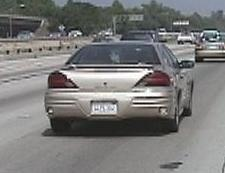
#> input picture 5/code/data/data_bow/cars-training-pos/image_0006.png, 225 x 173 px; its folder holds 4 pictures in this run
$ python bow_main.py   (older library calls are emulated)
#> lines starting #> are read from the running program, lines starting #| are printed output that depends on the picture
import numpy as np
import cv2
import glob
import os
from sklearn.cluster import KMeans
from tqdm import tqdm


# [25 lines left out: function findnn, not called in this run]


def grid_points(img, nPointsX, nPointsY, border):
    """
    :param img: input gray img, numpy array, [h, w]
    :param nPointsX: number of grids in x dimension
    :param nPointsY: number of grids in y dimension
    :param border: leave border pixels in each image dimension
    :return: vPoints: 2D grid point coordinates, numpy array, [nPointsX*nPointsY, 2]
    """

    # initialize output
    vPoints = np.zeros((nPointsX * nPointsY, 2))  # numpy array, [nPointsX*nPointsY, 2]

    # TODO
    # compute the grid
    h, w = img.shape
    x = np.linspace(border, h - border - 1, nPointsX)
    y = np.linspace(border, w - border - 1, nPointsY)
    xv, yv = np.meshgrid(x, y)

    # flatten the grid
    for i, j in np.ndindex(xv.shape):
        vPoints[i * nPointsY + j] = np.array([xv[i, j], yv[i, j]])

    return vPoints

def descriptors_hog(img, vPoints, cellWidth, cellHeight):
    nBins = 8
    w = cellWidth
    h = cellHeight

    grad_x = cv2.Sobel(img, cv2.CV_16S, dx=1, dy=0, ksize=1)
    grad_y = cv2.Sobel(img, cv2.CV_16S, dx=0, dy=1, ksize=1)

    descriptors = []  # list of descriptors for the current image, each entry is one 128-d vector for a grid point
    for i in range(len(vPoints)):
        # TODO
        # initialize descriptor for the grid point
        descriptor = []

        # compute the upper right corners of the cells around the grid point
        x = np.linspace(vPoints[i][0] - w * 2, vPoints[i][0] + w * 1, 4)
        y = np.linspace(vPoints[i][1] - h * 2, vPoints[i][1] + h * 1, 4)
        xv, yv = np.meshgrid(x, y)

        # for each cell, compute the dscriptor
        for i, j in np.ndindex(xv.shape):
            pixel_grad_x = []
            pixel_grad_y = []
            # for each pixel in the cell, get the x gradient and y gradient
            for offset_x in range(4):
                for offset_y in range(4):
                    p_x = int(xv[i, j] + offset_x)
                    p_y = int(yv[i, j] + offset_y)
                    pixel_grad_x.append(grad_x[p_x, p_y])
                    pixel_grad_y.append(grad_y[p_x, p_y])

            # compute the directions of the gradients
            directions = np.arctan2(pixel_grad_y, pixel_grad_x)

            # aggregate the directions of the gradients of the pixels
            # to obtain the histogram descriptor of the grid point
            hist = np.histogram(directions, bins=nBins)
            descriptor.append(hist[0])

        # concatenate descriptors of all cells
        descriptors.append(np.concatenate((descriptor)))

    descriptors = np.asarray(descriptors) # [nPointsX*nPointsY, 128], descriptor for the current image (100 grid points)

    return descriptors


def create_codebook(nameDirPos, nameDirNeg, k, numiter):
    """
    :param nameDirPos: dir to positive training images
    :param nameDirNeg: dir to negative training images
    :param k: number of kmeans cluster centers
    :param numiter: maximum iteration numbers for kmeans clustering
    :return: vCenters: center of kmeans clusters, numpy array, [k, 128]
    """
#> called with nameDirPos = 'data/data_bow/cars-training-pos', nameDirNeg = 'data/data_bow/cars-training-neg', k = 7, numiter = 14
    vImgNames = sorted(glob.glob(os.path.join(nameDirPos, '*.png')))
    vImgNames = vImgNames + sorted(glob.glob(os.path.join(nameDirNeg, '*.png')))

    nImgs = len(vImgNames)

    cellWidth = 4
    cellHeight = 4
    nPointsX = 10
    nPointsY = 10
    border = 8

    vFeatures = []  # list for all features of all images (each feature: 128-d, 16 histograms containing 8 bins)
    # extract features for all image
    for i in tqdm(range(nImgs)):
        # print('processing image {} ...'.format(i+1))
        img = cv2.imread(vImgNames[i])  # [172, 208, 3]
#> img is the input picture: shape (173, 225, 3); mean B, G, R 121.4, 122.2, 122.4
        img = cv2.cvtColor(img, cv2.COLOR_BGR2GRAY)  # [h, w]
#> img: shape (173, 225)

        # TODO
        # Collect local feature points for each image, and compute a descriptor for each local feature point
        vPoints = grid_points(img, nPointsX, nPointsY, border)
#> vPoints = 100 pairs, first value 8 to 164, second value 8 to 216
        img_features = descriptors_hog(img, vPoints, cellWidth, cellHeight)
#> in descriptors_hog, `grad_x = cv2.Sobel(img, cv2.CV_16S, dx=1, dy=0, ksize=1)`:
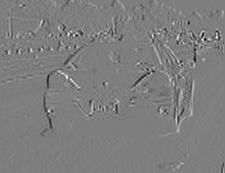
#> grad_x: shape (173, 225) int16; min -204, max 208, mean 0.1; drawn with min black and max white
#> in descriptors_hog, `grad_y = cv2.Sobel(img, cv2.CV_16S, dx=0, dy=1, ksize=1)`:
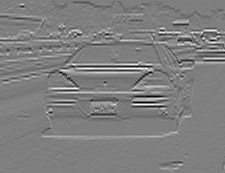
#> grad_y: shape (173, 225) int16; min -245, max 245, mean 0.2; drawn with min black and max white
#> the loop in descriptors_hog, `for i in range(len(vPoints)):` made 100 passes
#> (x, y) on passes 2 to 12: ([17.33, 21.33, 25.33, 29.33], [0, 4, 8, 12]), ([34.67, 38.67, 42.67, 46.67], [0, 4, 8, 12]), ([52, 56, 60, 64], [0, 4, 8, 12]), ([69.33, 73.33, 77.33, 81.33], [0, 4, 8, 12]), ([86.67, 90.67, 94.67, 98.67], [0, 4, 8, 12]), ([104, 108, 112, 116], [0, 4, 8, 12]), ([121.3, 125.3, 129.3, 133.3], [0, 4, 8, 12]), ([138.7, 142.7, 146.7, 150.7], [0, 4, 8, 12]), ([156, 160, 164, 168], [0, 4, 8, 12]), ([0, 4, 8, 12], [23.11, 27.11, 31.11, 35.11]), ([17.33, 21.33, 25.33, 29.33], [23.11, 27.11, 31.11, 35.11])
#> y on passes 1, 35: [0, 4, 8, 12], [69.33, 73.33, 77.33, 81.33]
#> after the loop in descriptors_hog, `for i in range(len(vPoints)):`: descriptors = 100 items
        vFeatures.append(img_features)
#> pass 2 of the loop in create_codebook, `for i in tqdm(range(nImgs)):`:
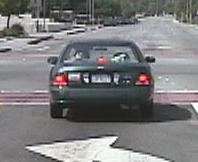
#> input picture 5/code/data/data_bow/cars-training-pos/image_0010.png, 198 x 162 px
#> in create_codebook, img is the input picture: shape (162, 198, 3); mean B, G, R 124.6, 123.2, 123.2
#> img: shape (162, 198)
#> the loop in grid_points (call 2), `for i, j in np.ndindex(xv.shape):` made 100 passes
#> (i, j) on passes 2 to 9: (0, 1), (0, 2), (0, 3), (0, 4), (0, 5), (0, 6), (0, 7), (0, 8)
#> in create_codebook, `vPoints = grid_points(img, nPointsX, nPointsY, border)`: vPoints = 100 pairs, first value 8 to 153, second value 8 to 189
#> grad_x: shape (162, 198) int16
#> in descriptors_hog (call 2), `grad_y = cv2.Sobel(img, cv2.CV_16S, dx=0, dy=1, ksize=1)`:
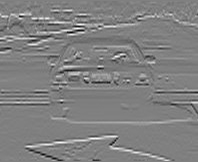
#> grad_y: shape (162, 198) int16; min -243, max 240, mean 1.1; drawn with min black and max white
#> the loop in descriptors_hog (call 2), `for i in range(len(vPoints)):` made 100 passes
#> (x, y) on passes 2 to 9: ([16.11, 20.11, 24.11, 28.11], [0, 4, 8, 12]), ([32.22, 36.22, 40.22, 44.22], [0, 4, 8, 12]), ([48.33, 52.33, 56.33, 60.33], [0, 4, 8, 12]), ([64.44, 68.44, 72.44, 76.44], [0, 4, 8, 12]), ([80.56, 84.56, 88.56, 92.56], [0, 4, 8, 12]), ([96.67, 100.7, 104.7, 108.7], [0, 4, 8, 12]), ([112.8, 116.8, 120.8, 124.8], [0, 4, 8, 12]), ([128.9, 132.9, 136.9, 140.9], [0, 4, 8, 12])
#> pass 3 of the loop in create_codebook, `for i in tqdm(range(nImgs)):`:
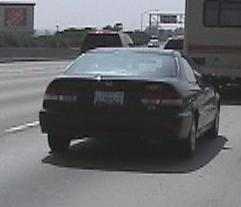
#> input picture 5/code/data/data_bow/cars-training-pos/image_0038.png, 241 x 207 px
#> in create_codebook, img is the input picture: shape (207, 241, 3); mean B, G, R 106.4, 103.7, 102.2
#> img: shape (207, 241)
#> in create_codebook, `vPoints = grid_points(img, nPointsX, nPointsY, border)`: vPoints = 100 pairs, first value 8 to 198, second value 8 to 232
#> grad_x: shape (207, 241) int16
#> in descriptors_hog (call 3), `grad_y = cv2.Sobel(img, cv2.CV_16S, dx=0, dy=1, ksize=1)`:
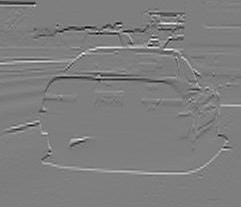
#> grad_y: shape (207, 241) int16; min -232, max 235, mean -0.2; drawn with min black and max white
#> the loop in descriptors_hog (call 3), `for i in range(len(vPoints)):` made 100 passes
#> (x, y) on passes 2 to 9: ([21.11, 25.11, 29.11, 33.11], [0, 4, 8, 12]), ([42.22, 46.22, 50.22, 54.22], [0, 4, 8, 12]), ([63.33, 67.33, 71.33, 75.33], [0, 4, 8, 12]), ([84.44, 88.44, 92.44, 96.44], [0, 4, 8, 12]), ([105.6, 109.6, 113.6, 117.6], [0, 4, 8, 12]), ([126.7, 130.7, 134.7, 138.7], [0, 4, 8, 12]), ([147.8, 151.8, 155.8, 159.8], [0, 4, 8, 12]), ([168.9, 172.9, 176.9, 180.9], [0, 4, 8, 12])
#> the loop made 4 passes; the first 3 are shown

    vFeatures = np.asarray(vFeatures)  # [n_imgs, n_vPoints, 128]
    vFeatures = vFeatures.reshape(-1, vFeatures.shape[-1])  # [n_imgs*n_vPoints, 128]
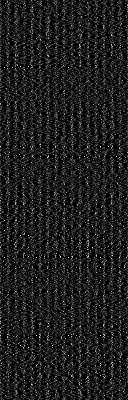
#> vFeatures: shape (400, 128) int64; min 0, max 16, mean 2; drawn with min black and max white
    print('number of extracted features: ', len(vFeatures))


    # Cluster the features using K-Means
    print('clustering ...')
    # print(numiter)
    kmeans_res = KMeans(n_clusters=k, max_iter=numiter).fit(vFeatures)
    vCenters = kmeans_res.cluster_centers_  # [k, 128]

    return vCenters


def bow_histogram(vFeatures, vCenters):
    """
    :param vFeatures: MxD matrix containing M feature vectors of dim. D
    :param vCenters: NxD matrix containing N cluster centers of dim. D
    :return: histo: N-dim. numpy vector containing the resulting BoW activation histogram.
    """
    M = vFeatures.shape[0]
    N = vCenters.shape[0]

    histo = np.zeros(vCenters.shape[0])

    # TODO
    for i in range(M):
        # feature to be assigned
        f = vFeatures[i]
        # index of the nearest center
        idx = 0
        # distance to the nearest center
        min_dist = np.Inf

        for j in range(N):
            # center to be compared
            c = vCenters[j]
            # compute and update idx and min_dist
            dist = np.linalg.norm(f - c)
            if dist < min_dist:
                min_dist = dist
                idx = j

        histo[idx] += 1

    return histo


def create_bow_histograms(nameDir, vCenters):
    """
    :param nameDir: dir of input images
    :param vCenters: kmeans cluster centers, [k, 128] (k is the number of cluster centers)
    :return: vBoW: matrix, [n_imgs, k]
    """
#> called with nameDir = 'data/data_bow/cars-training-pos', vCenters = array of shape (7, 128)
    vImgNames = sorted(glob.glob(os.path.join(nameDir, '*.png')))
    nImgs = len(vImgNames)

    cellWidth = 4
    cellHeight = 4
    nPointsX = 10
    nPointsY = 10
    border = 8

    # Extract features for all images in the given directory
    vBoW = []
    for i in tqdm(range(nImgs)):
        # print('processing image {} ...'.format(i + 1))
        img = cv2.imread(vImgNames[i])  # [172, 208, 3]
        img = cv2.cvtColor(img, cv2.COLOR_BGR2GRAY)  # [h, w]

        # TODO
        vPoints = grid_points(img, nPointsX, nPointsY, border)
        vFeatures = descriptors_hog(img, vPoints, cellWidth, cellHeight)
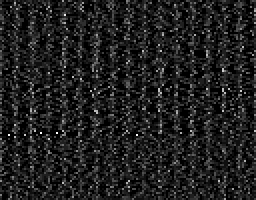
#> vFeatures: shape (100, 128) int64 (shown 2 times larger); min 0, max 16, mean 2; drawn with min black and max white
        bow_hist = bow_histogram(vFeatures, vCenters)
        vBoW.append(bow_hist)
#> pass 2 of the loop in create_bow_histograms, `for i in tqdm(range(nImgs)):`:
#> in create_bow_histograms, `vFeatures = descriptors_hog(img, vPoints, cellWidth, cellHeight)`:
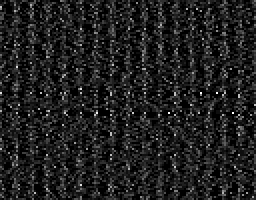
#> vFeatures: shape (100, 128) int64 (shown 2 times larger); min 0, max 16, mean 2; drawn with min black and max white
#> pass 3 of the loop in create_bow_histograms, `for i in tqdm(range(nImgs)):`:
#> in create_bow_histograms, `vFeatures = descriptors_hog(img, vPoints, cellWidth, cellHeight)`:
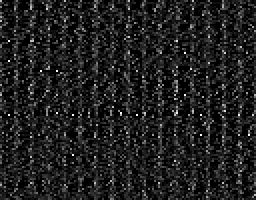
#> vFeatures: shape (100, 128) int64 (shown 2 times larger); min 0, max 16, mean 2; drawn with min black and max white
#> the loop made 4 passes; the first 3 are shown

    vBoW = np.asarray(vBoW)  # [n_imgs, k]
    return vBoW


# [34 lines left out: function bow_recognition_nearest, not called in this run]


if __name__ == '__main__':
    nameDirPos_train = 'data/data_bow/cars-training-pos'
    nameDirNeg_train = 'data/data_bow/cars-training-neg'
    nameDirPos_test = 'data/data_bow/cars-testing-pos'
    nameDirNeg_test = 'data/data_bow/cars-testing-neg'


    k = 7  # TODO
    numiter = 14  # TODO

    print('creating codebook ...')
    vCenters = create_codebook(nameDirPos_train, nameDirNeg_train, k, numiter)

    print('creating bow histograms (pos) ...')
    vBoWPos = create_bow_histograms(nameDirPos_train, vCenters)
    print('creating bow histograms (neg) ...')
    vBoWNeg = create_bow_histograms(nameDirNeg_train, vCenters)

    # test pos samples
    print('creating bow histograms for test set (pos) ...')
    vBoWPos_test = create_bow_histograms(nameDirPos_test, vCenters)  # [n_imgs, k]
    result_pos = 0
    print('testing pos samples ...')
    for i in range(vBoWPos_test.shape[0]):
        cur_label = bow_recognition_nearest(vBoWPos_test[i:(i+1)], vBoWPos, vBoWNeg)
        result_pos = result_pos + cur_label
#> (the run stopped early here; a loop or call above may not have finished)
